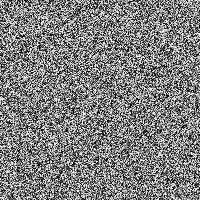
Frame 1 (no input)
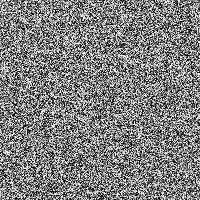
Frame 60 (the mouse pressed at the canvas centre just before this capture)
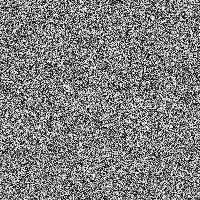
Frame 120 (the mouse held since frame 60 and released just before this capture)

The Processing sketch that drew these frames (run headless with seeded random() and noise(); from frame 60 on, the mouse is pressed at the canvas centre):

// Processing sketch: pixels
// ── pixels.pde
void setup(){
  size(200, 200);
// Before we deal with pixels
  loadPixels();  
}
void draw(){
// Loop through every pixel
for (int i = 0; i < pixels.length; i++) {
  // Pick a random number, 0 to 255
  float rand = random(255);
  // Create a grayscale color based on random number
  color c = color(rand);
  // Set pixel at that location to random color
  pixels[i] = c;
}
// When we are finished dealing with pixels
updatePixels();
}
